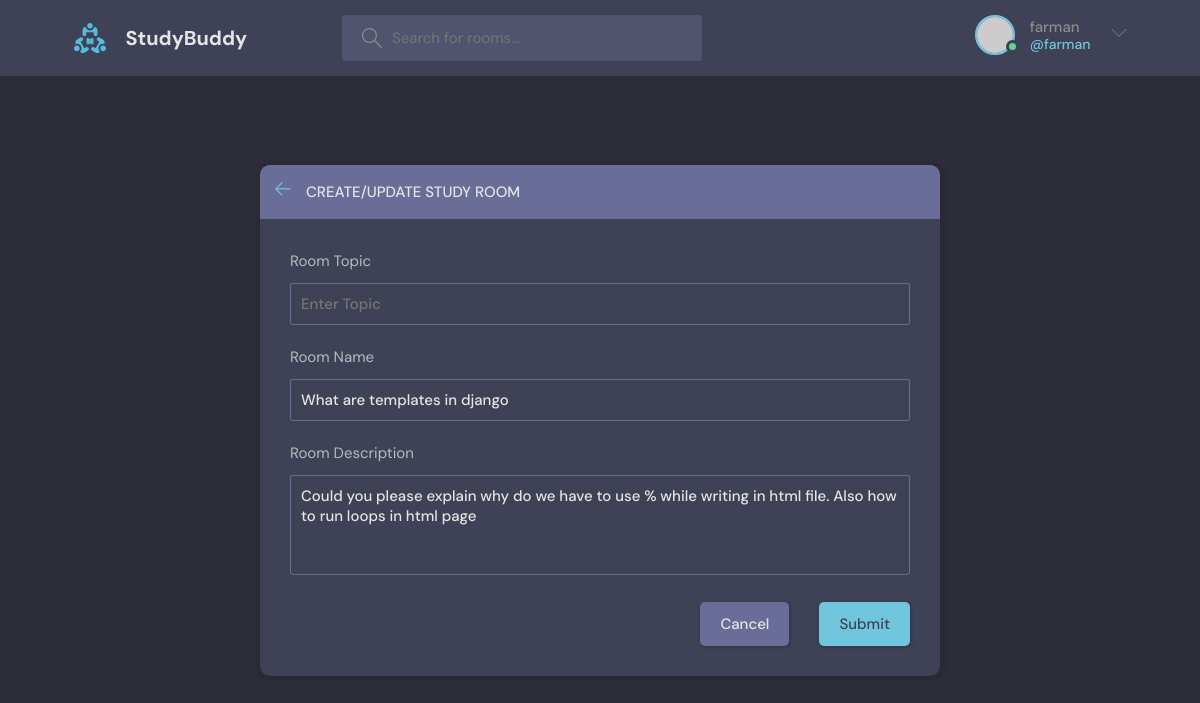
The page /update-room/2 (signed in) on the database its author committed.
### base/models.py (models this page shows, shortened)
class Room(models.Model):
    host = models.ForeignKey(User, on_delete=models.SET_NULL, null=True)
    topic = models.ForeignKey(Topic, on_delete=models.SET_NULL, null=True)
    name = models.CharField(max_length=500)
    description = models.TextField(blank=True)
    participants = models.ManyToManyField(User, related_name="participants")
    created = models.DateTimeField(auto_now_add=True)
    updated = models.DateTimeField(auto_now=True)
    class Meta:
        ordering = ['-updated','-created']

### base/views.py (the view, shortened to what this page needs)
# urls.py: path('update-room/<str:pk>', views.updateRoom, name="update-room"),
@login_required(login_url='login')
def updateRoom(request,pk):
    room = Room.objects.get(id=pk)
    form=RoomForm(instance=room)
    topics = Topic.objects.all()
    if request.user != room.host:
        return redirect('room',pk=room.id)
    data = {
        'form':form,
        'topics':topics,
    }
    return render(request, 'base/create-room.html', data)

### base/forms.py
class RoomForm(ModelForm):
    class Meta:
        model = Room
        fields = '__all__'
        exclude = ['host','participants']

### templates/base/create-room.html (shortened to what this page needs)
{% extends 'main.html' %}
{% block content %}
<main class="create-room layout">
    <div class="container">
      <div class="layout__box">
        <div class="layout__boxHeader">
          <div class="layout__boxTitle">
            <a href="{{request.META.HTTP_REFERER}}">
              <svg version="1.1" xmlns="http://www.w3.org/2000/svg" width="32" height="32" viewBox="0 0 32 32">
                <title>arrow-left</title>
                <path
                  d="M13.723 2.286l-13.723 13.714 13.719 13.714 1.616-1.611-10.96-10.96h27.625v-2.286h-27.625l10.965-10.965-1.616-1.607z">
                </path>
              </svg>
            </a>
            <h3>Create/Update Study Room</h3>
          </div>
        </div>
        <div class="layout__body">
          <form class="form" action="#" method="POST">
            <div class="form__group">
               <label for="room_topic">Room Topic</label>
              <input required name="topic" type="text" placeholder="Enter Topic"  list="topic-list" />
            </div>
            <div class="form__group">
               <label for="room_name">Room Name</label>
               {{form.name}}
            </div>
            <div class="form__group">
               <label for="room_description">Room Description</label>
               {{form.description}}
            </div>
            <div class="form__action">
              <a class="btn btn--dark" href="{{request.META.HTTP_REFERER}}">Cancel</a>
              <button class="btn btn--main" type="submit">Submit</button>
            </div>
          </form>
        </div>
      </div>
    </div>
  </main>
  {% endblock content %}

### templates/inc/header.html (shortened to what this page needs)
{% load static %}
<header class="header header--loggedIn">
    <div class="container">
      <a href="/" class="header__logo">
        <img src="{% static 'images/logo.svg' %}" />
        <h1>StudyBuddy</h1>
      </a>
      <form class="header__search" action="{% url 'home' %}" method="GET">
        <label>
          <input name='q' placeholder="Search for rooms..." />
        </label>
      </form>
      <nav class="header__menu">
        {% if request.user.is_authenticated %}
        <div class="header__user">
          <a href="{% url 'user-profile' user.id %}">
            <div class="avatar avatar--medium active">
              <img src="https://randomuser.me/api/portraits/men/37.jpg" />
            </div>
            <p>{{user.username}}<span>@{{user.username}}</span></p>
          </a>
          <button class="dropdown-button">
            <svg version="1.1" xmlns="http://www.w3.org/2000/svg" width="32" height="32" viewBox="0 0 32 32">
              <title>chevron-down</title>
              <path d="M16 21l-13-13h-3l16 16 16-16h-3l-13 13z"></path>
            </svg>
          </button>
        </div>
        {% else %}
        <a href="{% url 'login' %}">
          <img src="{% static 'images/avatar.svg' %}" />
          <p>Login</p>
        </a>
        {% endif %}
      </nav>
    </div>
  </header>

### rows shown on the page
Room: name "What are templates in django", description "Could you please explain why do we have to use % while writing in html file. Also how to run loops in html page"

### other values the page prints
{{ user.username }} "farman"
